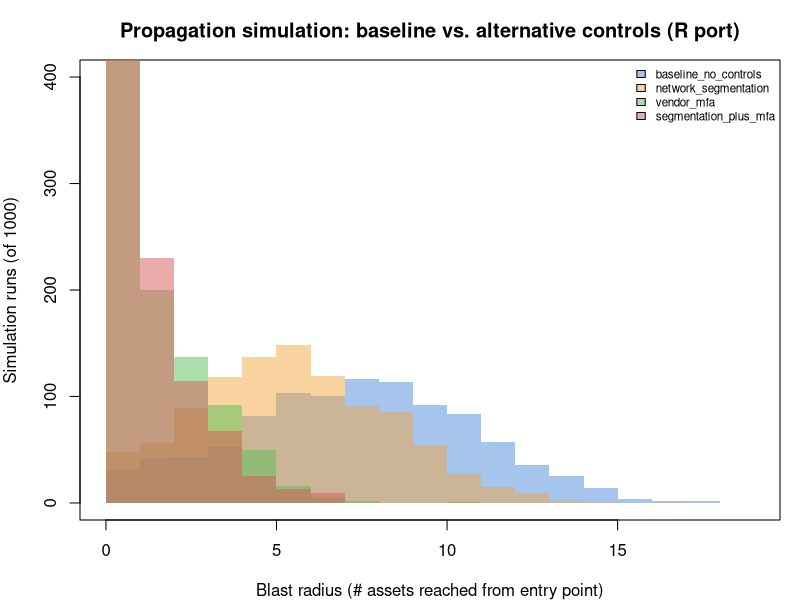

The R script that drew this image: (Note: this script raises an error after producing the figure.)
# SIMULATION WORKFLOW
# GRAPH DEFINITION
JUMP       <- "JUMP-OT-01"
ENG_HOSTS  <- sprintf("ENG-WKS-%02d", 1:5)
HISTORIAN  <- "HIST-SRV-01"
PLCS       <- sprintf("PLC-%02d", 1:6)
RTUS       <- sprintf("RTU-%02d", 1:8)
node_kind <- c(
setNames("jump_host", JUMP),
setNames(rep("engineering_workstation", length(ENG_HOSTS)), ENG_HOSTS),
setNames("historian", HISTORIAN),
setNames(rep("plc", length(PLCS)), PLCS),
setNames(rep("rtu", length(RTUS)), RTUS)
)
all_nodes <- names(node_kind)
edges <- data.frame(from = character(0), to = character(0), stringsAsFactors = FALSE)
add_edge <- function(a, b) edges[nrow(edges) + 1, ] <<- c(a, b)
for (h in ENG_HOSTS) add_edge(JUMP, h)          # 5 edges
add_edge(JUMP, HISTORIAN)                        # 1 edge
for (i in seq_along(PLCS)) {                     # 6 edges
add_edge(ENG_HOSTS[((i - 1) %% length(ENG_HOSTS)) + 1], PLCS[i])
}
for (i in seq_along(RTUS)) {                     # 8 edges
add_edge(PLCS[((i - 1) %% length(PLCS)) + 1], RTUS[i])
if ((i - 1) %% 3 == 0) add_edge(HISTORIAN, RTUS[i])  # +3 extra edges (i=1,4,7 in 1-indexed)
}
stopifnot(length(all_nodes) == 21, nrow(edges) == 23)
adj <- setNames(vector("list", length(all_nodes)), all_nodes)
for (n in all_nodes) adj[[n]] <- character(0)
for (i in seq_len(nrow(edges))) {
a <- edges$from[i]; b <- edges$to[i]
adj[[a]] <- c(adj[[a]], b)
adj[[b]] <- c(adj[[b]], a)
}
ENTRY_POINT <- JUMP
View(edges)
# 2. SINGLE-RUN PROPAGATION
simulate_propagation_once <- function(entry, base_p = 0.55, max_hops = 4,
segmented_nodes = character(0),
mfa_dampening = 1.0) {
reached  <- entry
frontier <- entry
for (hop in seq_len(max_hops)) {
new_frontier <- character(0)
for (node in frontier) {
for (neighbor in adj[[node]]) {
if (neighbor %in% reached || neighbor %in% segmented_nodes) next
p <- base_p * mfa_dampening
if (runif(1) < p) {
reached <- c(reached, neighbor)
new_frontier <- c(new_frontier, neighbor)
}
}
}
frontier <- unique(new_frontier)
if (length(frontier) == 0) break
}
reached <- unique(reached)
list(blast_radius = length(reached) - 1, reached = reached)  # exclude entry itself
}
simulate_propagation <- function(entry, n_iterations, base_p = 0.55, max_hops = 4,
segmented_nodes = character(0), mfa_dampening = 1.0) {
# NOTE: deliberately NOT using replicate(n, f(x, ...)) here - replicate()
# wraps its expression in its own function(...) internally, which shadows
# any ... you try to forward through it, so named args silently vanish.
# lapply with explicit named arguments avoids that trap.
lapply(seq_len(n_iterations), function(i) {
simulate_propagation_once(entry, base_p = base_p, max_hops = max_hops,
segmented_nodes = segmented_nodes, mfa_dampening = mfa_dampening)
})
}
# 3. SCENARIOS
n_iterations <- 1000  # upgraded from the original 200 (charter's recommended minimum)
# segmentation isolates every 3rd RTU (0-indexed i %% 3 == 0 in Python ->
# RTU-01, RTU-04, RTU-07 in 1-indexed R)
segmented_nodes <- RTUS[seq(1, length(RTUS), by = 3)]
baseline              <- simulate_propagation(ENTRY_POINT, n_iterations, base_p = 0.55, max_hops = 4)
control_segmentation  <- simulate_propagation(ENTRY_POINT, n_iterations, base_p = 0.55, max_hops = 4,
segmented_nodes = segmented_nodes)
control_mfa           <- simulate_propagation(ENTRY_POINT, n_iterations, base_p = 0.55, max_hops = 4,
mfa_dampening = 0.4)
control_combined      <- simulate_propagation(ENTRY_POINT, n_iterations, base_p = 0.55, max_hops = 4,
segmented_nodes = segmented_nodes, mfa_dampening = 0.4)
scenarios <- list(
baseline_no_controls  = baseline,
network_segmentation  = control_segmentation,
vendor_mfa            = control_mfa,
segmentation_plus_mfa = control_combined
)
# 4. SUMMARISE
ot_node_types <- c("plc", "rtu")
summarise_scenario <- function(runs) {
blast_radii <- vapply(runs, function(r) r$blast_radius, numeric(1))
# original definition: did compromise spread past the entry point at all
reached_any <- blast_radii >= 1
# stricter definition: did compromise reach an actual PLC/RTU node
reached_ot_strict <- vapply(runs, function(r) {
kinds <- node_kind[r$reached]
any(kinds %in% ot_node_types)
}, logical(1))
list(
mean_blast_radius = round(mean(blast_radii), 2),
p90_blast_radius = round(as.numeric(quantile(blast_radii, 0.9)), 2),
max_blast_radius = max(blast_radii),
pct_reaching_any_ot_asset = round(mean(reached_any), 3),               # matches original definition
pct_reaching_ot_asset_strict = round(mean(reached_ot_strict), 3)       # supplementary, node-type-checked
)
}
summary_list <- lapply(scenarios, summarise_scenario)
View(summary_list)
summary_list[["baseline_no_controls"]]
summary_list[["network_segmentation"]]
summary_list[["vendor_mfa"]]
summary_list[["segmentation_plus_mfa"]]
# 5. CONSOLE SUMMARY
cat("\n------------------ SIMULATION SUMMARY (R port,", n_iterations, "iterations/scenario) ------------\n")
cat(sprintf("%-24s %9s %8s %8s %14s %16s\n",
"Scenario", "Mean BR", "P90 BR", "Max BR", "%any(orig)", "%OT(strict)"))
for (nm in names(summary_list)) {
s <- summary_list[[nm]]
cat(sprintf("%-24s %9.2f %8.2f %8d %13.1f%% %15.1f%%\n",
nm, s$mean_blast_radius, s$p90_blast_radius, s$max_blast_radius,
s$pct_reaching_any_ot_asset * 100, s$pct_reaching_ot_asset_strict * 100))
}
cat("--------------------------------------------------------------------------------------------------\n\n")
cat("Comparison to original 200-iteration Python run (simulation_results.json):\n")
cat("  baseline_no_controls   mean BR 8.03 (Python) vs", summary_list$baseline_no_controls$mean_blast_radius, "(R)\n")
cat("  vendor_mfa              mean BR 2.01 (Python) vs", summary_list$vendor_mfa$mean_blast_radius, "(R)\n")
cat("  (small differences vs. Python are expected - different RNG stream, same graph/rules/iteration count upgrade)\n\n")
# 6. HISTOGRAM
fig_dir <- "05_simulation/figures"
if (!dir.exists(fig_dir)) dir.create(fig_dir, recursive = TRUE)
cols <- c(baseline_no_controls = rgb(0.30, 0.55, 0.85, 0.5),
network_segmentation = rgb(0.95, 0.65, 0.25, 0.5),
vendor_mfa            = rgb(0.35, 0.75, 0.35, 0.5),
segmentation_plus_mfa = rgb(0.85, 0.35, 0.35, 0.5))
max_br <- max(vapply(scenarios, function(s) max(vapply(s, function(r) r$blast_radius, numeric(1))), numeric(1)))
breaks <- seq(0, max_br + 1, by = 1)
png(file.path(fig_dir, "fig7_propagation_simulation_R.png"), width = 900, height = 500, res = 110)
par(mar = c(4, 4, 3, 1))
plot(NULL, xlim = c(0, max_br + 1), ylim = c(0, n_iterations * 0.4),
xlab = "Blast radius (# assets reached from entry point)",
ylab = sprintf("Simulation runs (of %d)", n_iterations),
main = "Propagation simulation: baseline vs. alternative controls (R port)")
for (nm in names(scenarios)) {
br <- vapply(scenarios[[nm]], function(r) r$blast_radius, numeric(1))
h <- hist(br, breaks = breaks, plot = FALSE)
rect(h$breaks[-length(h$breaks)], 0, h$breaks[-1], h$counts, col = cols[nm], border = NA)
}
legend("topright", legend = names(scenarios), fill = cols, cex = 0.7, bty = "n")
dev.off()
cat(sprintf("Histogram written to %s\n", file.path(fig_dir, "fig7_propagation_simulation_R.png")))
# 7. EXPORT (mirrors simulation_results.json, plus the strict OT field)
output <- list(
model = sprintf("Monte Carlo hop-based propagation over synthetic OT/engineering graph (%d nodes, %d edges) - R port",
length(all_nodes), nrow(edges)),
assumptions = list(
"Spread probability per hop is uniform (0.55) absent controls - a simplification",
"Segmentation fully blocks spread into named nodes (RTU-01/04/07); MFA reduces (not eliminates) spread probability by 60%",
"4-hop cap approximates the case investigation window's dwell time",
sprintf("%d Monte Carlo iterations per scenario to characterise uncertainty (upgraded from the original 200)", n_iterations),
"pct_reaching_any_ot_asset replicates the original metric definition (blast radius >= 1, i.e. spread past the entry point at all); pct_reaching_ot_asset_strict is a supplementary node-type-checked measure of specifically reaching a PLC/RTU"
),
iterations = n_iterations,
scenario_results = summary_list
)
View(summary_list)
View(scenarios)
out_dir <- "05_simulation"
out_path <- file.path(out_dir, "simulation_results_R.json")
write_json(output, out_path, auto_unbox = TRUE, pretty = TRUE)
cat(sprintf("Results written to %s\n", out_path))
